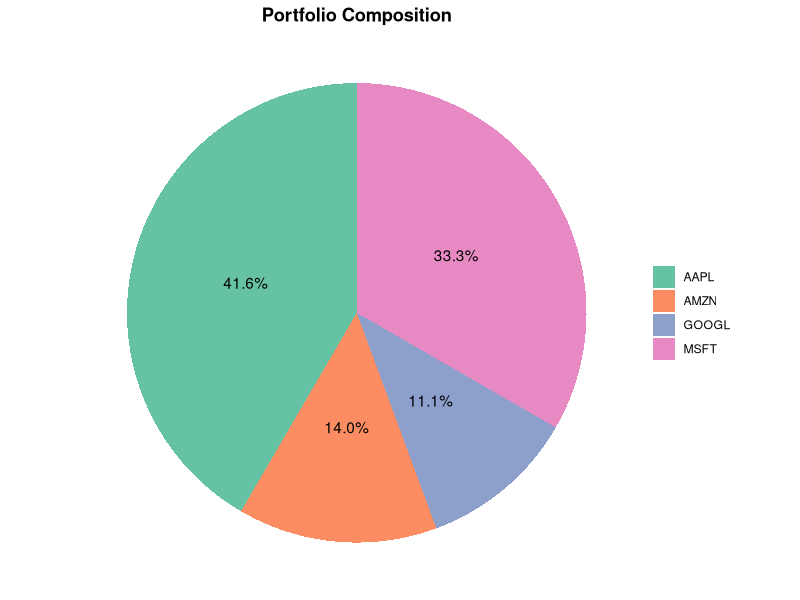
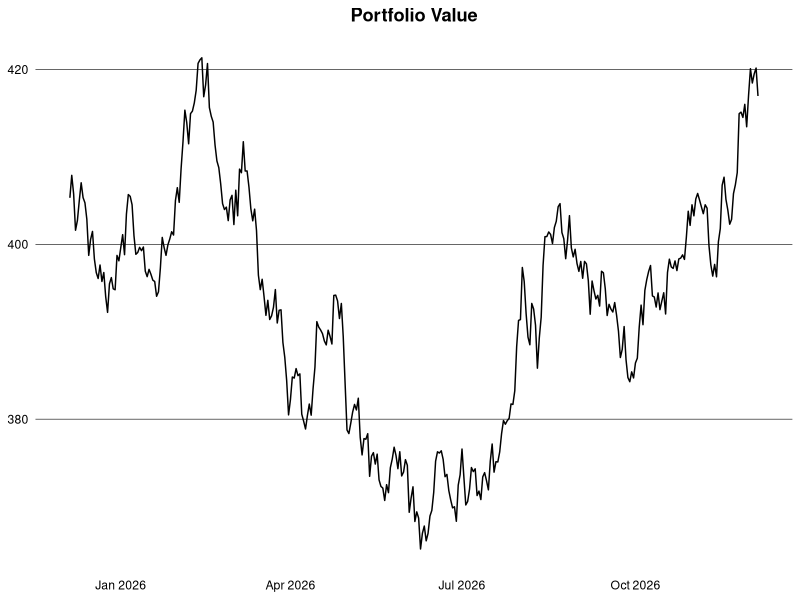

Source code (R) for these figures, in order: (Note: this script raises an error after producing the figures.)
## ---- chunk 1
#| message: false
library(clock)
library(data.table)
library(ggplot2)

theme_finance = theme_minimal() +
  theme(
    plot.title = element_text(face = "bold", hjust = 0.5),
    panel.grid.major.y = element_line(color = "black", linewidth = 0.2),
    panel.grid.major.x = element_blank(),
    panel.grid.minor = element_blank(),
    axis.text = element_text(color = "black"),
    axis.title = element_blank(),
    legend.title = element_blank()
  )
## ---- chunk 2
set.seed(1994)

generate_prices = function(ticker, start_date, end_date) {
  dates = seq(as.Date(start_date), as.Date(end_date), by = "1 day")
  n = length(dates)
  prices = cumprod(1 + rnorm(n, mean = 0.0005, sd = 0.01)) * 100
  data.table(ticker = ticker, date = dates, price = prices)
}

generate_benchmark = function(start_date, end_date) {
  dates = seq(as.Date(start_date), as.Date(end_date), by = "1 day")
  n = length(dates)
  prices = cumprod(1 + rnorm(n, mean = 0.0003, sd = 0.008)) * 3000
  data.table(ticker = "SP500", date = dates, price = prices)
}

ticker = c("AAPL", "GOOGL", "MSFT", "AMZN")
start_date = "2015-01-01"
end_date = Sys.Date()

dt = rbindlist(lapply(ticker, generate_prices, start_date, end_date))
alloc = data.table(
  ticker = ticker,
  weight = c(0.4, 0.3, 0.2, 0.1),
  sector = c("Technology", "Technology", "Technology", "Consumer Cyclical"),
  country = c("USA", "USA", "USA", "USA")
)
dt = dt[alloc, on = "ticker"]
head(dt)
## ---- chunk 3
holdings = dt |>
  _[,
    .(start_price = first(price), current_price = last(price), weight = first(weight)),
    by = ticker
  ] |>
  _[, let(
    value = current_price * weight,
    abs_change = current_price - start_price,
    rel_change = current_price / start_price - 1
  )] |>
  _[, rel_weight := value / sum(value)]
head(holdings)
## ---- chunk 4
#| dpi: 300
ggplot(holdings, aes(x = "", y = rel_weight, fill = ticker)) +
  geom_col(width = 1) +
  coord_polar(theta = "y") +
  geom_text(
    aes(label = scales::percent(rel_weight, accuracy = 0.1)),
    position = position_stack(vjust = 0.5)
  ) +
  scale_fill_brewer(palette = "Set2") +
  labs(title = "Portfolio Composition") +
  theme_void() +
  theme(
    plot.title = element_text(face = "bold", hjust = 0.5),
    legend.title = element_blank()
  )
## ---- chunk 5
logret = function(x) {
  x = log(x)
  x - shift(x)
}

dt = dt |>
  setorder(ticker, date) |>
  _[, let(ret = price / shift(price) - 1, log_ret = logret(price)), by = ticker] |>
  na.omit("ret") |>
  _[, let(wret = ret * weight, value = price * weight)]
head(dt)
## ---- chunk 6
#| dpi: 300
dt |>
  _[date >= add_months(end_date, -12L), .(value = sum(value)), by = date] |>
  ggplot(aes(x = date, y = value)) +
  geom_line() +
  theme_finance +
  labs(title = "Portfolio Value")
## ---- chunk 7
ret_week = dt[, .(ret = prod(1 + ret) - 1), by = .(ticker, isoyear(date), isoweek(date))]
ret_month = dt[, .(ret = prod(1 + ret) - 1), by = .(ticker, yearmon(date))]
ret_year = dt[, .(ret = prod(1 + ret) - 1), by = .(ticker, year(date))]
head(ret_year)
## ---- chunk 8
port_daily = dt[, .(ret = sum(wret)), by = date]
port_ret_week = port_daily[, .(ret = prod(1 + ret) - 1), by = .(isoyear(date), isoweek(date))]
port_ret_month = port_daily[, .(ret = prod(1 + ret) - 1), by = .(yearmon(date))]
port_ret_year = port_daily[, .(ret = prod(1 + ret) - 1), by = year(date)]
head(port_ret_year)
## ---- chunk 9
#| dpi: 300
port_ret_month_dt = port_daily[,
  .(ret = prod(1 + ret) - 1),
  by = .(year = year(date), month = month(date))
]

ggplot(
  port_ret_month_dt,
  aes(x = fctr(month), y = fctr(year, rev = TRUE), fill = ret)
) +
  geom_tile() +
  geom_text(aes(label = scales::percent(ret, accuracy = 0.1)), size = 2.5) +
  scale_fill_gradient2(
    low = "#FF0000",
    mid = "white",
    high = "darkblue",
    midpoint = 0,
    labels = scales::label_percent()
  ) +
  scale_x_discrete(labels = month.abb) +
  labs(title = "Monthly Portfolio Returns") +
  theme_minimal() +
  theme(
    plot.title = element_text(face = "bold", hjust = 0.5),
    axis.title = element_blank(),
    panel.grid = element_blank(),
    legend.title = element_blank()
  )
## ---- chunk 10
bmr = generate_benchmark(start_date, end_date) |>
  setorder(date) |>
  _[, ret := price / shift(price) - 1] |>
  na.omit("ret")

port = dt |>
  _[, .(ret = sum(wret), ticker = "Portfolio"), by = date] |>
  rbind(bmr[, .(ticker, date, ret)]) |>
  setorder(ticker, date) |>
  _[, cum_ret := cumprod(1 + ret) - 1, by = ticker] |>
  _[, ticker := fifelse(ticker == "Portfolio", ticker, "Benchmark")]
## ---- chunk 11
#| dpi: 300
port |>
  _[date > "2021-01-01"] |>
  ggplot(aes(x = date, y = cum_ret, color = ticker)) +
  geom_line() +
  theme_finance +
  theme(legend.position = "bottom") +
  scale_color_manual(values = c("Portfolio" = "darkblue", "Benchmark" = "black")) +
  scale_y_continuous(labels = scales::label_percent(accuracy = 1)) +
  labs(title = "Cumulative Return: Portfolio vs. Benchmark")
## ---- chunk 12
#| dpi: 300
perf = port |>
  dcast(date ~ ticker, value.var = "cum_ret") |>
  setnames(tolower) |>
  _[, diff := portfolio - benchmark]

perf |>
  _[date > "2021-01-01"] |>
  ggplot(aes(x = date)) +
  geom_ribbon(
    aes(
      ymin = pmin(portfolio, benchmark),
      ymax = pmax(portfolio, benchmark),
      fill = diff > 0
    ),
    alpha = 0.4,
    show.legend = FALSE
  ) +
  geom_line(aes(y = portfolio, color = "Portfolio")) +
  geom_line(aes(y = benchmark, color = "Benchmark")) +
  scale_color_manual(values = c("Portfolio" = "darkblue", "Benchmark" = "black")) +
  scale_fill_manual(values = c("TRUE" = "#00A651", "FALSE" = "#FF0000")) +
  scale_y_continuous(labels = scales::label_percent(accuracy = 1L)) +
  labs(title = "Cumulative Return: Portfolio vs. Benchmark") +
  theme_finance +
  theme(legend.position = "bottom")
## ---- chunk 13
exposure = dt |>
  _[, .(value = sum(value)), by = .(date, sector)] |>
  _[, weight := value / sum(value), by = date]
head(exposure)
## ---- chunk 14
#| dpi: 300
exposure |>
  _[date >= add_months(end_date, -12L)] |>
  ggplot(aes(x = date, y = weight, fill = sector)) +
  geom_area() +
  scale_y_continuous(labels = scales::label_percent()) +
  scale_fill_brewer(palette = "Set2") +
  labs(title = "Portfolio Exposure") +
  theme_finance +
  theme(legend.position = "bottom")
## ---- chunk 15
vola = dt |>
  _[, .(daily_vola = sd(log_ret)), by = .(ticker, year(date))] |>
  _[, let(
    weekly_vola = daily_vola * sqrt(5),
    monthly_vola = daily_vola * sqrt(21),
    yearly_vola = daily_vola * sqrt(252)
  )]
head(vola)
## ---- chunk 16
#| dpi: 300
window = 63L # ~3 months
port_daily[, roll_vola := frollsd(ret, window) * sqrt(252)]

port_daily |>
  na.omit("roll_vola") |>
  ggplot(aes(x = date, y = roll_vola)) +
  geom_line() +
  scale_y_continuous(labels = scales::label_percent()) +
  labs(title = "Rolling Annualized Volatility (63-day)") +
  theme_finance
## ---- chunk 17
rf = 0.04 / 252 # daily risk-free rate (assuming 4% annual)
sharpe = port_daily[, (mean(ret) - rf) / sd(ret) * sqrt(252)]
sharpe
## ---- chunk 18
sortino = port_daily[, (mean(ret) - rf) / sqrt(mean(pmin(ret - rf, 0)^2)) * sqrt(252)]
sortino
## ---- chunk 19
#| dpi: 300
port_daily[, roll_sharpe := (frollmean(ret, window) - rf) / frollsd(ret, window) * sqrt(252)]

port_daily |>
  na.omit("roll_sharpe") |>
  ggplot(aes(x = date, y = roll_sharpe)) +
  geom_line() +
  geom_hline(yintercept = 0, linewidth = 0.3) +
  labs(title = "Rolling Sharpe Ratio (63-day)") +
  theme_finance
## ---- chunk 20
port_daily[, .(VaR_95 = quantile(ret, 0.05), VaR_99 = quantile(ret, 0.01))]
## ---- chunk 21
port_daily[, .(
  CVaR_95 = mean(ret[ret <= quantile(ret, 0.05)]),
  CVaR_99 = mean(ret[ret <= quantile(ret, 0.01)])
)]
## ---- chunk 22
wgt = alloc$weight
cov_mat = dt |>
  dcast(date ~ ticker, value.var = "log_ret") |>
  _[, date := NULL] |>
  cov(use = "pairwise.complete.obs")
port_risk = as.numeric(sqrt(t(wgt) %*% cov_mat %*% wgt))
port_risk
## ---- chunk 23
drawdown = copy(dt) |>
  _[, cum_ret := cumprod(1 + ret) - 1, by = ticker] |>
  _[, drawdown := (1 + cum_ret) / cummax(1 + cum_ret) - 1, by = ticker]
head(drawdown)
## ---- chunk 24
drawdown = dt |>
  _[, .(wret = sum(wret)), by = date] |>
  _[, cum_ret := cumprod(1 + wret) - 1] |>
  _[, drawdown := (1 + cum_ret) / cummax(1 + cum_ret) - 1]
head(drawdown)
## ---- chunk 25
drawdown[drawdown < 0, .(min_drawdown = min(drawdown), avg_drawdown = mean(drawdown))]
## ---- chunk 26
calmar = port_daily[, (mean(ret) * 252) / abs(drawdown[, min(drawdown)])]
calmar
## ---- chunk 27
te = dt |>
  _[, .(port_ret = sum(wret)), by = date] |>
  _[bmr[, .(date, bmr_ret = ret)], on = "date", nomatch = NULL] |>
  _[, diff := port_ret - bmr_ret]

te[, .(
  daily_te = sd(diff),
  annual_te = sd(diff) * sqrt(252)
)]
## ---- chunk 28
te[, mean(diff) / sd(diff) * sqrt(252)]
## ---- chunk 29
fit = te[, lm(port_ret ~ bmr_ret)]
coefs = coef(fit)
data.table(alpha = coefs[1L] * 252, beta = coefs[2L])
## ---- chunk 30
cor_mat = dt |>
  dcast(date ~ ticker, value.var = "log_ret") |>
  _[, date := NULL] |>
  cor(use = "pairwise.complete.obs")
round(cor_mat, 3)
## ---- chunk 31
#| dpi: 300
cor_dt = as.data.table(cor_mat, keep.rownames = "ticker1") |>
  melt(id.vars = "ticker1", variable.name = "ticker2", value.name = "cor")

ggplot(cor_dt, aes(x = ticker1, y = ticker2, fill = cor)) +
  geom_tile() +
  geom_text(aes(label = round(cor, 2)), size = 3) +
  scale_fill_gradient2(low = "#FF0000", mid = "white", high = "darkblue", midpoint = 0) +
  labs(title = "Correlation Matrix") +
  theme_minimal() +
  theme(
    plot.title = element_text(face = "bold", hjust = 0.5),
    axis.title = element_blank(),
    panel.grid = element_blank()
  )
